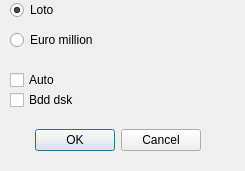
<?xml version="1.0" encoding="UTF-8"?>
<ui version="4.0">
 <class>ChoixJeux</class>
 <widget class="QDialog" name="ChoixJeux">
  <property name="geometry">
   <rect>
    <x>0</x>
    <y>0</y>
    <width>245</width>
    <height>171</height>
   </rect>
  </property>
  <property name="windowTitle">
   <string>Dialog</string>
  </property>
  <widget class="QDialogButtonBox" name="buttonBox">
   <property name="geometry">
    <rect>
     <x>-20</x>
     <y>120</y>
     <width>221</width>
     <height>41</height>
    </rect>
   </property>
   <property name="orientation">
    <enum>Qt::Horizontal</enum>
   </property>
   <property name="standardButtons">
    <set>QDialogButtonBox::Cancel|QDialogButtonBox::Ok</set>
   </property>
  </widget>
  <widget class="QRadioButton" name="rb_loto">
   <property name="geometry">
    <rect>
     <x>10</x>
     <y>0</y>
     <width>95</width>
     <height>20</height>
    </rect>
   </property>
   <property name="text">
    <string>Loto</string>
   </property>
   <property name="checked">
    <bool>true</bool>
   </property>
  </widget>
  <widget class="QRadioButton" name="rb_euro">
   <property name="geometry">
    <rect>
     <x>10</x>
     <y>30</y>
     <width>95</width>
     <height>20</height>
    </rect>
   </property>
   <property name="text">
    <string>Euro million</string>
   </property>
  </widget>
  <widget class="QCheckBox" name="chk_autoLoad">
   <property name="geometry">
    <rect>
     <x>10</x>
     <y>70</y>
     <width>176</width>
     <height>20</height>
    </rect>
   </property>
   <property name="text">
    <string>Auto</string>
   </property>
  </widget>
  <widget class="QCheckBox" name="rb_bdd">
   <property name="geometry">
    <rect>
     <x>10</x>
     <y>90</y>
     <width>161</width>
     <height>20</height>
    </rect>
   </property>
   <property name="text">
    <string>Bdd dsk</string>
   </property>
  </widget>
 </widget>
 <resources/>
 <connections>
  <connection>
   <sender>buttonBox</sender>
   <signal>accepted()</signal>
   <receiver>ChoixJeux</receiver>
   <slot>accept()</slot>
   <hints>
    <hint type="sourcelabel">
     <x>248</x>
     <y>254</y>
    </hint>
    <hint type="destinationlabel">
     <x>157</x>
     <y>274</y>
    </hint>
   </hints>
  </connection>
  <connection>
   <sender>buttonBox</sender>
   <signal>rejected()</signal>
   <receiver>ChoixJeux</receiver>
   <slot>reject()</slot>
   <hints>
    <hint type="sourcelabel">
     <x>316</x>
     <y>260</y>
    </hint>
    <hint type="destinationlabel">
     <x>286</x>
     <y>274</y>
    </hint>
   </hints>
  </connection>
 </connections>
</ui>
